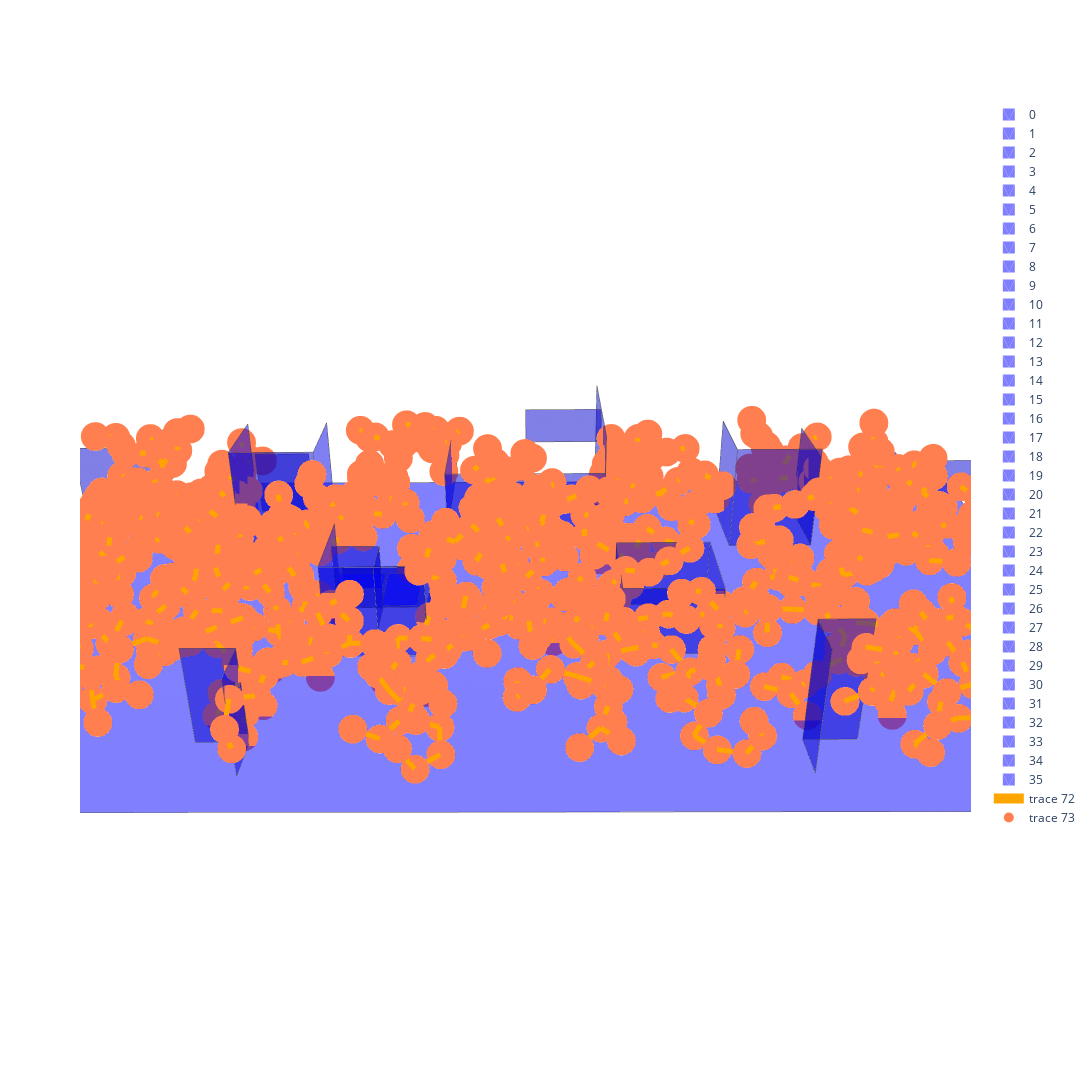

Write notebook code for a chart like this one.
### Code cell
camera = dict(
    up=dict(x=0, y=0, z=1),
    center=dict(x=0, y=0, z=0),
    eye=dict(x=0, y=-2.0, z=1.0)
)

fig = go.Figure(data=merged.plot_trace(colors=['blue'])+[edge_trace, node_trace])
fig.update_layout(width=4000, height=2500, scene=dict(aspectmode='data', xaxis=dict(visible=False), yaxis=dict(visible=False), zaxis=dict(visible=False)),
    scene_camera=camera)
fig.show()

### Figure 1 — Plotly figure (JSON) as saved in the notebook; plotly's stock layout.template omitted (floating-point values rounded to 4 significant figures; data arrays with more than 128 entries replaced by an {"elided": "..."} marker saying what was removed)
{"data": [{"color": "blue", "i": [0, 0], "j": [1, 2], "k": [2, 3], "name": "0", "opacity": 0.5, "showlegend": true, "type": "mesh3d", "x": [204.7, -26.31, -27.26, 203.7], "y": [18.06, 19.62, -120.7, -122.3], "z": [0.5928, -1.036, -1.202, 0.4265]}, {"line": {"color": "rgb(70,70,70)", "width": 1}, "mode": "lines", "showlegend": false, "type": "scatter3d", "x": [204.7, -26.31, -27.26, 203.7, 204.7], "y": [18.06, 19.62, -120.7, -122.3, 18.06], "z": [0.5928, -1.036, -1.202, 0.4265, 0.5928]}, {"color": "blue", "i": [0, 0], "j": [1, 2], "k": [2, 3], "name": "1", "opacity": 0.5, "showlegend": true, "type": "mesh3d", "x": [128.4, 108.2, 108.1, 128.3], "y": [-51.07, -51.09, -51.15, -51.13], "z": [-0.178, -0.3318, 14.93, 15.08]}, {"line": {"color": "rgb(70,70,70)", "width": 1}, "mode": "lines", "showlegend": false, "type": "scatter3d", "x": [128.4, 108.2, 108.1, 128.3, 128.4], "y": [-51.07, -51.09, -51.15, -51.13, -51.07], "z": [-0.178, -0.3318, 14.93, 15.08, -0.178]}, {"color": "blue", "i": [0, 0], "j": [1, 2], "k": [2, 3], "name": "2", "opacity": 0.5, "showlegend": true, "type": "mesh3d", "x": [148.4, 138.5, 138.3, 148.2], "y": [-102.0, -102.0, -102.0, -102.0], "z": [0.1414, 0.07241, 25.1, 25.17]}, {"line": {"color": "rgb(70,70,70)", "width": 1}, "mode": "lines", "showlegend": false, "type": "scatter3d", "x": [148.4, 138.5, 138.3, 148.2, 148.4], "y": [-102.0, -102.0, -102.0, -102.0, -102.0], "z": [0.1414, 0.07241, 25.1, 25.17, 0.1414]}, {"color": "blue", "i": [0, 0], "j": [1, 2], "k": [2, 3], "name": "3", "opacity": 0.5, "showlegend": true, "type": "mesh3d", "x": [128.3, 128.4, 128.3, 128.2], "y": [-71.51, -51.07, -51.13, -71.57], "z": [-0.2621, -0.178, 15.08, 15.0]}, {"line": {"color": "rgb(70,70,70)", "width": 1}, "mode": "lines", "showlegend": false, "type": "scatter3d", "x": [128.3, 128.4, 128.3, 128.2, 128.3], "y": [-71.51, -51.07, -51.13, -71.57, -71.51], "z": [-0.2621, -0.178, 15.08, 15.0, -0.2621]}, {"color": "blue", "i": [0, 0], "j": [1, 2], "k": [2, 3], "name": "4", "opacity": 0.5, "showlegend": true, "type": "mesh3d", "x": [188.6, 208.1, 208.1, 188.6], "y": [8.103, 8.068, 8.087, 8.122], "z": [0.4655, 0.5494, 10.52, 10.44]}, {"line": {"color": "rgb(70,70,70)", "width": 1}, "mode": "lines", "showlegend": false, "type": "scatter3d", "x": [188.6, 208.1, 208.1, 188.6, 188.6], "y": [8.103, 8.068, 8.087, 8.122, 8.103], "z": [0.4655, 0.5494, 10.52, 10.44, 0.4655]}, {"color": "blue", "i": [0, 0], "j": [1, 2], "k": [2, 3], "name": "5", "opacity": 0.5, "showlegend": true, "type": "mesh3d", "x": [158.5, 158.3, 158.2, 158.4], "y": [-21.77, -2.008, -2.09, -21.85], "z": [0.1708, 0.239, 23.27, 23.21]}, {"line": {"color": "rgb(70,70,70)", "width": 1}, "mode": "lines", "showlegend": false, "type": "scatter3d", "x": [158.5, 158.3, 158.2, 158.4, 158.5], "y": [-21.77, -2.008, -2.09, -21.85, -21.77], "z": [0.1708, 0.239, 23.27, 23.21, 0.1708]}, {"color": "blue", "i": [0, 0], "j": [1, 2], "k": [2, 3], "name": "6", "opacity": 0.5, "showlegend": true, "type": "mesh3d", "x": [188.6, 188.6, 188.6, 188.6], "y": [26.12, 8.103, 8.122, 26.14], "z": [0.4317, 0.4655, 10.44, 10.4]}, {"line": {"color": "rgb(70,70,70)", "width": 1}, "mode": "lines", "showlegend": false, "type": "scatter3d", "x": [188.6, 188.6, 188.6, 188.6, 188.6], "y": [26.12, 8.103, 8.122, 26.14, 26.12], "z": [0.4317, 0.4655, 10.44, 10.4, 0.4317]}, {"color": "blue", "i": [0, 0], "j": [1, 2], "k": [2, 3], "name": "7", "opacity": 0.5, "showlegend": true, "type": "mesh3d", "x": [138.5, 158.5, 158.4, 138.4], "y": [-21.89, -21.92, -21.94, -21.92], "z": [-0.04647, 0.09027, 25.29, 25.15]}, {"line": {"color": "rgb(70,70,70)", "width": 1}, "mode": "lines", "showlegend": false, "type": "scatter3d", "x": [138.5, 158.5, 158.4, 138.4, 138.5], "y": [-21.89, -21.92, -21.94, -21.92, -21.89], "z": [-0.04647, 0.09027, 25.29, 25.15, -0.04647]}, {"color": "blue", "i": [0, 0], "j": [1, 2], "k": [2, 3], "name": "8", "opacity": 0.5, "showlegend": true, "type": "mesh3d", "x": [208.2, 188.7, 188.6, 208.1], "y": [-111.9, -111.9, -111.9, -112.0], "z": [0.5107, 0.4237, 10.16, 10.25]}, {"line": {"color": "rgb(70,70,70)", "width": 1}, "mode": "lines", "showlegend": false, "type": "scatter3d", "x": [208.2, 188.7, 188.6, 208.1, 208.2], "y": [-111.9, -111.9, -111.9, -112.0, -111.9], "z": [0.5107, 0.4237, 10.16, 10.25, 0.5107]}, {"color": "blue", "i": [0, 0], "j": [1, 2], "k": [2, 3], "name": "9", "opacity": 0.5, "showlegend": true, "type": "mesh3d", "x": [68.51, 108.5, 108.4, 68.39], "y": [-11.84, -12.16, -12.19, -11.87], "z": [-0.6057, -0.2779, 15.12, 14.8]}, {"line": {"color": "rgb(70,70,70)", "width": 1}, "mode": "lines", "showlegend": false, "type": "scatter3d", "x": [68.51, 108.5, 108.4, 68.39, 68.51], "y": [-11.84, -12.16, -12.19, -11.87, -11.84], "z": [-0.6057, -0.2779, 15.12, 14.8, -0.6057]}, {"color": "blue", "i": [0, 0], "j": [1, 2], "k": [2, 3], "name": "10", "opacity": 0.5, "showlegend": true, "type": "mesh3d", "x": [108.4, 108.3, 108.1, 108.2], "y": [-12.16, 27.8, 27.75, -12.21], "z": [-0.2811, -0.2048, 24.9, 24.83]}, {"line": {"color": "rgb(70,70,70)", "width": 1}, "mode": "lines", "showlegend": false, "type": "scatter3d", "x": [108.4, 108.3, 108.1, 108.2, 108.4], "y": [-12.16, 27.8, 27.75, -12.21, -12.16], "z": [-0.2811, -0.2048, 24.9, 24.83, -0.2811]}, {"color": "blue", "i": [0, 0], "j": [1, 2], "k": [2, 3], "name": "11", "opacity": 0.5, "showlegend": true, "type": "mesh3d", "x": [68.34, 68.38, 68.29, 68.25], "y": [-71.9, -51.8, -51.8, -71.9], "z": [-0.5606, -0.5588, 9.665, 9.663]}, {"line": {"color": "rgb(70,70,70)", "width": 1}, "mode": "lines", "showlegend": false, "type": "scatter3d", "x": [68.34, 68.38, 68.29, 68.25, 68.34], "y": [-71.9, -51.8, -51.8, -71.9, -71.9], "z": [-0.5606, -0.5588, 9.665, 9.663, -0.5606]}, {"color": "blue", "i": [0, 0], "j": [1, 2], "k": [2, 3], "name": "12", "opacity": 0.5, "showlegend": true, "type": "mesh3d", "x": [88.55, 108.3, 108.2, 88.46], "y": [8.198, 8.057, 7.984, 8.124], "z": [15.69, 15.89, 24.81, 24.62]}, {"line": {"color": "rgb(70,70,70)", "width": 1}, "mode": "lines", "showlegend": false, "type": "scatter3d", "x": [88.55, 108.3, 108.2, 88.46, 88.55], "y": [8.198, 8.057, 7.984, 8.124, 8.198], "z": [15.69, 15.89, 24.81, 24.62, 15.69]}, {"color": "blue", "i": [0, 0], "j": [1, 2], "k": [2, 3], "name": "13", "opacity": 0.5, "showlegend": true, "type": "mesh3d", "x": [138.4, 138.5, 138.4, 138.2], "y": [-2.036, -21.89, -21.92, -2.061], "z": [-0.02831, -0.04647, 25.15, 25.17]}, {"line": {"color": "rgb(70,70,70)", "width": 1}, "mode": "lines", "showlegend": false, "type": "scatter3d", "x": [138.4, 138.5, 138.4, 138.2, 138.4], "y": [-2.036, -21.89, -21.92, -2.061, -2.036], "z": [-0.02831, -0.04647, 25.15, 25.17, -0.02831]}, {"color": "blue", "i": [0, 0], "j": [1, 2], "k": [2, 3], "name": "14", "opacity": 0.5, "showlegend": true, "type": "mesh3d", "x": [38.52, 38.4, 38.22, 38.34], "y": [-21.83, -1.502, -1.531, -21.86], "z": [-0.7598, -0.7375, 24.51, 24.48]}, {"line": {"color": "rgb(70,70,70)", "width": 1}, "mode": "lines", "showlegend": false, "type": "scatter3d", "x": [38.52, 38.4, 38.22, 38.34, 38.52], "y": [-21.83, -1.502, -1.531, -21.86, -21.83], "z": [-0.7598, -0.7375, 24.51, 24.48, -0.7598]}, {"color": "blue", "i": [0, 0], "j": [1, 2], "k": [2, 3], "name": "15", "opacity": 0.5, "showlegend": true, "type": "mesh3d", "x": [108.2, 108.0, 107.8, 108.1], "y": [-51.09, -71.74, -71.81, -51.15], "z": [-0.3318, -0.4177, 14.84, 14.93]}, {"line": {"color": "rgb(70,70,70)", "width": 1}, "mode": "lines", "showlegend": false, "type": "scatter3d", "x": [108.2, 108.0, 107.8, 108.1, 108.2], "y": [-51.09, -71.74, -71.81, -51.15, -51.09], "z": [-0.3318, -0.4177, 14.84, 14.93, -0.3318]}, {"color": "blue", "i": [0, 0], "j": [1, 2], "k": [2, 3], "name": "16", "opacity": 0.5, "showlegend": true, "type": "mesh3d", "x": [68.38, 48.61, 48.52, 68.29], "y": [-51.8, -52.02, -52.02, -51.8], "z": [-0.5588, -0.7388, 9.485, 9.665]}, {"line": {"color": "rgb(70,70,70)", "width": 1}, "mode": "lines", "showlegend": false, "type": "scatter3d", "x": [68.38, 48.61, 48.52, 68.29, 68.38], "y": [-51.8, -52.02, -52.02, -51.8, -51.8], "z": [-0.5588, -0.7388, 9.485, 9.665, -0.5588]}, {"color": "blue", "i": [0, 0], "j": [1, 2], "k": [2, 3], "name": "17", "opacity": 0.5, "showlegend": true, "type": "mesh3d", "x": [18.43, 38.52, 38.34, 18.25], "y": [-21.83, -21.83, -21.86, -21.86], "z": [-0.9017, -0.7598, 24.48, 24.34]}, {"line": {"color": "rgb(70,70,70)", "width": 1}, "mode": "lines", "showlegend": false, "type": "scatter3d", "x": [18.43, 38.52, 38.34, 18.25, 18.43], "y": [-21.83, -21.83, -21.86, -21.86, -21.83], "z": [-0.9017, -0.7598, 24.48, 24.34, -0.9017]}, {"color": "blue", "i": [0, 0], "j": [1, 2], "k": [2, 3], "name": "18", "opacity": 0.5, "showlegend": true, "type": "mesh3d", "x": [58.45, 58.47, 58.37, 58.36], "y": [-71.84, -62.0, -62.07, -71.9], "z": [5.339, 5.385, 19.46, 19.41]}, {"line": {"color": "rgb(70,70,70)", "width": 1}, "mode": "lines", "showlegend": false, "type": "scatter3d", "x": [58.45, 58.47, 58.37, 58.36, 58.45], "y": [-71.84, -62.0, -62.07, -71.9, -71.84], "z": [5.339, 5.385, 19.46, 19.41, 5.339]}, {"color": "blue", "i": [0, 0], "j": [1, 2], "k": [2, 3], "name": "19", "opacity": 0.5, "showlegend": true, "type": "mesh3d", "x": [38.39, 38.43, 38.28, 38.23], "y": [-111.7, -101.9, -102.0, -111.7], "z": [-0.6424, -0.6253, 19.3, 19.28]}, {"line": {"color": "rgb(70,70,70)", "width": 1}, "mode": "lines", "showlegend": false, "type": "scatter3d", "x": [38.39, 38.43, 38.28, 38.23, 38.39], "y": [-111.7, -101.9, -102.0, -111.7, -111.7], "z": [-0.6424, -0.6253, 19.3, 19.28, -0.6424]}, {"color": "blue", "i": [0, 0], "j": [1, 2], "k": [2, 3], "name": "20", "opacity": 0.5, "showlegend": true, "type": "mesh3d", "x": [138.5, 138.5, 138.3, 138.3], "y": [-102.0, -111.7, -111.8, -102.0], "z": [0.07241, 0.07187, 25.1, 25.1]}, {"line": {"color": "rgb(70,70,70)", "width": 1}, "mode": "lines", "showlegend": false, "type": "scatter3d", "x": [138.5, 138.5, 138.3, 138.3, 138.5], "y": [-102.0, -111.7, -111.8, -102.0, -102.0], "z": [0.07241, 0.07187, 25.1, 25.1, 0.07241]}, {"color": "blue", "i": [0, 0], "j": [1, 2], "k": [2, 3], "name": "21", "opacity": 0.5, "showlegend": true, "type": "mesh3d", "x": [108.0, 128.4, 128.3, 107.8], "y": [-71.74, -71.95, -72.01, -71.81], "z": [-0.4177, -0.2636, 15.0, 14.84]}, {"line": {"color": "rgb(70,70,70)", "width": 1}, "mode": "lines", "showlegend": false, "type": "scatter3d", "x": [108.0, 128.4, 128.3, 107.8, 108.0], "y": [-71.74, -71.95, -72.01, -71.81, -71.74], "z": [-0.4177, -0.2636, 15.0, 14.84, -0.4177]}, {"color": "blue", "i": [0, 0], "j": [1, 2], "k": [2, 3], "name": "22", "opacity": 0.5, "showlegend": true, "type": "mesh3d", "x": [47.59, 68.46, 68.32, 47.45], "y": [-71.9, -72.1, -72.11, -71.9], "z": [-0.8841, -0.7495, 19.78, 19.65]}, {"line": {"color": "rgb(70,70,70)", "width": 1}, "mode": "lines", "showlegend": false, "type": "scatter3d", "x": [47.59, 68.46, 68.32, 47.45, 47.59], "y": [-71.9, -72.1, -72.11, -71.9, -71.9], "z": [-0.8841, -0.7495, 19.78, 19.65, -0.8841]}, {"color": "blue", "i": [0, 0], "j": [1, 2], "k": [2, 3], "name": "23", "opacity": 0.5, "showlegend": true, "type": "mesh3d", "x": [188.7, 188.8, 188.8, 188.6], "y": [-111.9, -130.7, -130.8, -111.9], "z": [0.4237, 0.3509, 10.09, 10.16]}, {"line": {"color": "rgb(70,70,70)", "width": 1}, "mode": "lines", "showlegend": false, "type": "scatter3d", "x": [188.7, 188.8, 188.8, 188.6, 188.7], "y": [-111.9, -130.7, -130.8, -111.9, -111.9], "z": [0.4237, 0.3509, 10.09, 10.16, 0.4237]}, {"color": "blue", "i": [0, 0], "j": [1, 2], "k": [2, 3], "name": "24", "opacity": 0.5, "showlegend": true, "type": "mesh3d", "x": [66.42, 66.4, 59.07, 59.09], "y": [-69.1, -55.36, -55.37, -69.11], "z": [9.545, 9.685, 9.594, 9.454]}, {"line": {"color": "rgb(70,70,70)", "width": 1}, "mode": "lines", "showlegend": false, "type": "scatter3d", "x": [66.42, 66.4, 59.07, 59.09, 66.42], "y": [-69.1, -55.36, -55.37, -69.11, -69.1], "z": [9.545, 9.685, 9.594, 9.454, 9.545]}, {"color": "blue", "i": [0, 0], "j": [1, 2], "k": [2, 3], "name": "25", "opacity": 0.5, "showlegend": true, "type": "mesh3d", "x": [58.44, 48.51, 48.44, 58.37], "y": [-62.1, -61.99, -62.04, -62.15], "z": [9.576, 9.509, 19.38, 19.44]}, {"line": {"color": "rgb(70,70,70)", "width": 1}, "mode": "lines", "showlegend": false, "type": "scatter3d", "x": [58.44, 48.51, 48.44, 58.37, 58.44], "y": [-62.1, -61.99, -62.04, -62.15, -62.1], "z": [9.576, 9.509, 19.38, 19.44, 9.576]}, {"color": "blue", "i": [0, 0], "j": [1, 2], "k": [2, 3], "name": "26", "opacity": 0.5, "showlegend": true, "type": "mesh3d", "x": [68.78, 68.51, 68.39, 68.66], "y": [27.94, -11.84, -11.87, 27.91], "z": [-0.5271, -0.6057, 14.8, 14.87]}, {"line": {"color": "rgb(70,70,70)", "width": 1}, "mode": "lines", "showlegend": false, "type": "scatter3d", "x": [68.78, 68.51, 68.39, 68.66, 68.78], "y": [27.94, -11.84, -11.87, 27.91, 27.94], "z": [-0.5271, -0.6057, 14.8, 14.87, -0.5271]}, {"color": "blue", "i": [0, 0], "j": [1, 2], "k": [2, 3], "name": "27", "opacity": 0.5, "showlegend": true, "type": "mesh3d", "x": [38.43, 28.6, 28.44, 38.28], "y": [-101.9, -101.9, -101.9, -102.0], "z": [-0.6253, -0.7037, 19.22, 19.3]}, {"line": {"color": "rgb(70,70,70)", "width": 1}, "mode": "lines", "showlegend": false, "type": "scatter3d", "x": [38.43, 28.6, 28.44, 38.28, 38.43], "y": [-101.9, -101.9, -101.9, -102.0, -101.9], "z": [-0.6253, -0.7037, 19.22, 19.3, -0.6253]}, {"color": "blue", "i": [0, 0], "j": [1, 2], "k": [2, 3], "name": "28", "opacity": 0.5, "showlegend": true, "type": "mesh3d", "x": [48.59, 48.51, 58.44, 58.52], "y": [-54.99, -61.99, -62.1, -55.1], "z": [9.506, 9.509, 9.576, 9.574]}, {"line": {"color": "rgb(70,70,70)", "width": 1}, "mode": "lines", "showlegend": false, "type": "scatter3d", "x": [48.59, 48.51, 58.44, 58.52, 48.59], "y": [-54.99, -61.99, -62.1, -55.1, -54.99], "z": [9.506, 9.509, 9.576, 9.574, 9.506]}, {"color": "blue", "i": [0, 0], "j": [1, 2], "k": [2, 3], "name": "29", "opacity": 0.5, "showlegend": true, "type": "mesh3d", "x": [47.72, 47.59, 47.45, 47.59], "y": [-51.64, -71.9, -71.9, -51.64], "z": [-0.878, -0.8841, 19.65, 19.66]}, {"line": {"color": "rgb(70,70,70)", "width": 1}, "mode": "lines", "showlegend": false, "type": "scatter3d", "x": [47.72, 47.59, 47.45, 47.59, 47.72], "y": [-51.64, -71.9, -71.9, -51.64, -51.64], "z": [-0.878, -0.8841, 19.65, 19.66, -0.878]}, {"color": "blue", "i": [0, 0], "j": [1, 2], "k": [2, 3], "name": "30", "opacity": 0.5, "showlegend": true, "type": "mesh3d", "x": [-31.23, -11.54, -11.64, -31.34], "y": [8.315, 8.182, 8.165, 8.298], "z": [-1.117, -0.9782, 14.03, 13.89]}, {"line": {"color": "rgb(70,70,70)", "width": 1}, "mode": "lines", "showlegend": false, "type": "scatter3d", "x": [-31.23, -11.54, -11.64, -31.34, -31.23], "y": [8.315, 8.182, 8.165, 8.298, 8.315], "z": [-1.117, -0.9782, 14.03, 13.89, -1.117]}, {"color": "blue", "i": [0, 0], "j": [1, 2], "k": [2, 3], "name": "31", "opacity": 0.5, "showlegend": true, "type": "mesh3d", "x": [-11.54, -11.4, -11.51, -11.64], "y": [8.182, 27.97, 27.95, 8.165], "z": [-0.9782, -0.9548, 14.06, 14.03]}, {"line": {"color": "rgb(70,70,70)", "width": 1}, "mode": "lines", "showlegend": false, "type": "scatter3d", "x": [-11.54, -11.4, -11.51, -11.64, -11.54], "y": [8.182, 27.97, 27.95, 8.165, 8.182], "z": [-0.9782, -0.9548, 14.06, 14.03, -0.9782]}, {"color": "blue", "i": [0, 0], "j": [1, 2], "k": [2, 3], "name": "32", "opacity": 0.5, "showlegend": true, "type": "mesh3d", "x": [-11.49, -30.89, -30.94, -11.53], "y": [-112.0, -112.0, -112.0, -112.0], "z": [-1.113, -1.2, 8.898, 8.986]}, {"line": {"color": "rgb(70,70,70)", "width": 1}, "mode": "lines", "showlegend": false, "type": "scatter3d", "x": [-11.49, -30.89, -30.94, -11.53, -11.49], "y": [-112.0, -112.0, -112.0, -112.0, -112.0], "z": [-1.113, -1.2, 8.898, 8.986, -1.113]}, {"color": "blue", "i": [0, 0], "j": [1, 2], "k": [2, 3], "name": "33", "opacity": 0.5, "showlegend": true, "type": "mesh3d", "x": [-11.52, -11.49, -11.53, -11.57], "y": [-131.5, -112.0, -112.0, -131.5], "z": [-1.061, -1.113, 8.986, 9.037]}, {"line": {"color": "rgb(70,70,70)", "width": 1}, "mode": "lines", "showlegend": false, "type": "scatter3d", "x": [-11.52, -11.49, -11.53, -11.57, -11.52], "y": [-131.5, -112.0, -112.0, -131.5, -131.5], "z": [-1.061, -1.113, 8.986, 9.037, -1.061]}, {"color": "blue", "i": [0, 0], "j": [1, 2], "k": [2, 3], "name": "34", "opacity": 0.5, "showlegend": true, "type": "mesh3d", "x": [18.56, 18.43, 18.25, 18.38], "y": [-1.907, -21.83, -21.86, -1.935], "z": [-0.878, -0.9017, 24.34, 24.37]}, {"line": {"color": "rgb(70,70,70)", "width": 1}, "mode": "lines", "showlegend": false, "type": "scatter3d", "x": [18.56, 18.43, 18.25, 18.38, 18.56], "y": [-1.907, -21.83, -21.86, -1.935, -1.907], "z": [-0.878, -0.9017, 24.34, 24.37, -0.878]}, {"color": "blue", "i": [0, 0], "j": [1, 2], "k": [2, 3], "name": "35", "opacity": 0.5, "showlegend": true, "type": "mesh3d", "x": [33.1, 19.42, 19.31, 32.99], "y": [-1.971, -1.879, -1.897, -1.989], "z": [0.2626, 0.1662, 16.21, 16.31]}, {"line": {"color": "rgb(70,70,70)", "width": 1}, "mode": "lines", "showlegend": false, "type": "scatter3d", "x": [33.1, 19.42, 19.31, 32.99, 33.1], "y": [-1.971, -1.879, -1.897, -1.989, -1.971], "z": [0.2626, 0.1662, 16.21, 16.31, 0.2626]}, {"line": {"color": "orange", "width": 10}, "mode": "lines", "type": "scatter3d", "x": {"elided": "2655 float values"}, "y": {"elided": "2655 float values"}, "z": {"elided": "2655 float values"}}, {"marker": {"color": "coral", "size": 10}, "mode": "markers", "type": "scatter3d", "x": {"elided": "886 float values"}, "y": {"elided": "886 float values"}, "z": {"elided": "886 float values"}}], "layout": {"height": 2500, "scene": {"aspectmode": "data", "camera": {"center": {"x": 0, "y": 0, "z": 0}, "eye": {"x": 0, "y": -2, "z": 1}, "up": {"x": 0, "y": 0, "z": 1}}, "xaxis": {"visible": false}, "yaxis": {"visible": false}, "zaxis": {"visible": false}}, "width": 4000}}
